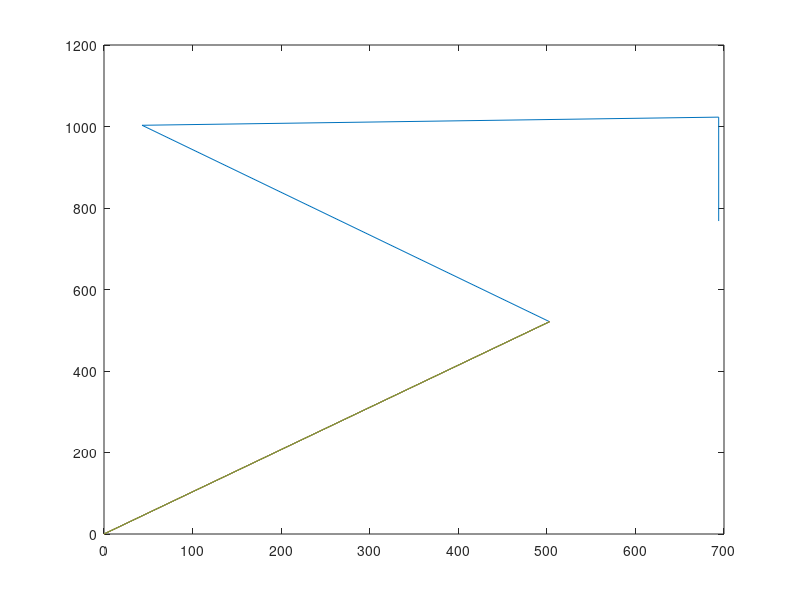

The MATLAB source for this figure:
clc;clear;

x0 = 503;
y0 = 521;
x = [302, 10, 43, 694, 694];
y = [423, 664, 1003, 1023, 768];

for i = 1:5
  x(i,1) = x0;
  y(i,1) = y0;
  x(i,2) = x(i);
  y(i,2) = y(i);
  plot(x(i,:),y(i,:));
  hold on
end
hold off

